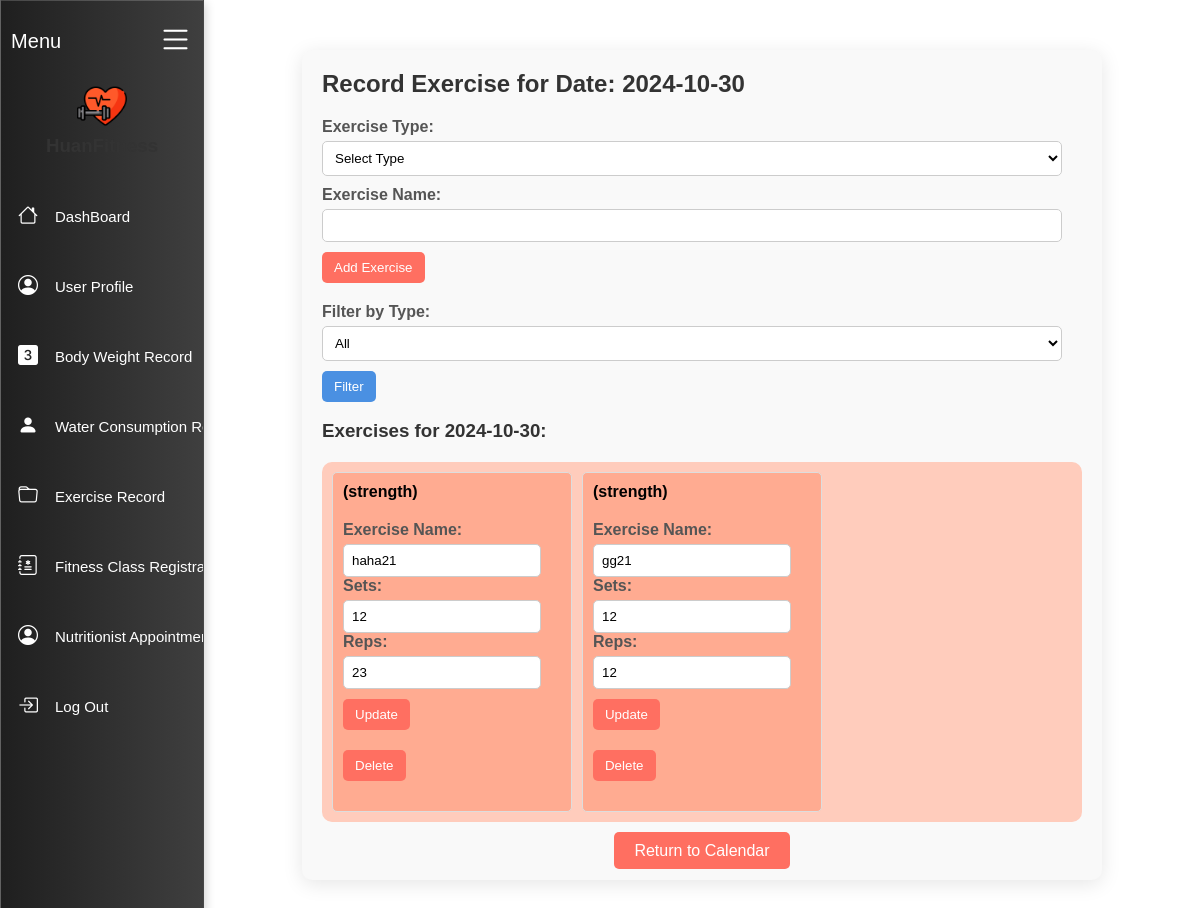
Page /record_exercise.php?date=2024-10-30 (signed in) on the committed database.
### tables this page shows
CREATE TABLE `exercises` (
  `id` int(11) NOT NULL,
  `user_id` int(11) DEFAULT NULL,
  `date` date NOT NULL,
  `type` enum('strength','cardio') NOT NULL,
  `name` varchar(100) NOT NULL,
  `sets` int(11) DEFAULT NULL,
  `reps` int(11) DEFAULT NULL,
  `minutes` int(11) DEFAULT NULL,
  `distance` decimal(5,2) DEFAULT NULL
);

### record_exercise.php (the view, shortened to what this page needs)
<?php
include 'db_conn.php';
$user_id = $_SESSION['user_id'];
$date = isset($_GET['date']) ? $_GET['date'] : date('Y-m-d');
?>
<!DOCTYPE html>
<html lang="en">
<head>
    <link rel="stylesheet" href="css/navBar.css">
    <link rel="stylesheet" href="css/record_exercise.css">
    <link rel="stylesheet" href="https://cdn.jsdelivr.net/npm/bootstrap-icons@1.10.5/font/bootstrap-icons.css">
</head>
<body class="record-exercise">
<div class="container add" id="container">
    <div class="brand">
        <h3>Menu</h3>
        <a href="#" id="toggle"><i class="bi bi-list"></i></a>
    </div>
    <div class="user">
        <img src="css/img/dumbbell.png" alt="">
        <div class="name">
            <h3>HuanFitness</h3>
        </div>
    </div>
    <div class="navbar">
        <ul>
            <li><a href="dashboard.php"><i class="bi bi-house"></i><span>DashBoard</span></a></li>
            <li><a href="user_profile.php"><i class="bi bi-person-circle"></i><span>User Profile</span></a></li>
            <li><a href="weight.php"><i class="bi bi-3-square-fill"></i><span>Body Weight Record</span></a></li>
            <li><a href="#"><i class="bi bi-person-fill"></i><span>Water Consumption Record</span></a></li>
            <li><a href="exercise_index.php"><i class="bi bi-folder"></i><span>Exercise Record</span></a></li>
            <li><a href="#"><i class="bi bi-journal-medical"></i><span>Fitness Class Registration</span></a></li>
            <li><a href="#"><i class="bi bi-person-circle"></i><span>Nutritionist Appointment</span></a></li>
            <li><a href="logout.php"><i class="bi bi-box-arrow-in-right"></i><span>Log Out</span></a></li>
        </ul>
    </div>
</div>
<div class="main-content">
    <div class="container1">
        <h2>Record Exercise for Date: <?= htmlspecialchars($date); ?></h2>
        <form method="POST" action="" class="exercise-form">
            <div class="form-group">
                <label for="type">Exercise Type:</label>
                <select name="type" id="type" required>
                    <option value="" disabled selected>Select Type</option>
                </select>
            </div>
            <div class="form-group">
                <label for="name">Exercise Name:</label>
                <input type="text" name="name" required>
            </div>
            <button type="submit">Add Exercise</button>
        </form>
<form method="GET" action="">
    <label for="exercise_type">Filter by Type:</label>
    <select name="exercise_type" id="exercise_type">
        <option value="">All</option>
    </select>
    <button type="submit" class="filter-btn">Filter</button>
</form>
        <br>
        <h3>Exercises for <?= htmlspecialchars($date); ?>:</h3>
        <div class="exercises-list">
            <?php
            $sql = "SELECT * FROM exercises WHERE user_id='$user_id' AND date = '$date'";
            $result = $conn->query($sql);
            if ($result->num_rows > 0):
                while ($row = $result->fetch_assoc()): ?>
                    <div class="exercise-item">
                        <p><strong>(<?= htmlspecialchars($row['type']); ?>)</strong></p>
                        <form method="POST" action="" class="edit-exercise-form">
                            <div class="edit-fields">
                                <label for="edit_name_<?= $row['id']; ?>">Exercise Name:</label>
                                <input type="text" name="name" id="edit_name_<?= $row['id']; ?>" class="ename" value="<?= htmlspecialchars($row['name']); ?>" required>
                                <?php if ($row['type'] == 'strength'): ?>
                                    <label for="edit_sets_<?= $row['id']; ?>">Sets:</label>
                                    <input type="number" name="sets" id="edit_sets_<?= $row['id']; ?>" class="ename" value="<?= htmlspecialchars($row['sets']); ?>" min="1">
                                    <label for="edit_reps_<?= $row['id']; ?>">Reps:</label>
                                    <input type="number" name="reps" id="edit_reps_<?= $row['id']; ?>" class="ename" value="<?= htmlspecialchars($row['reps']); ?>" min="1">
                                <?php endif; ?>
                            </div>
                            <button type="submit">Update</button>
                        </form>
                        <form method="POST" action="" class="delete-exercise-form">
                            <button type="submit" onclick="return confirm('Are you sure you want to delete this exercise?');">Delete</button>
                        </form>
                    </div>
                <?php endwhile; ?>
            <?php else: ?>
                <p>No exercises added for this date.</p>
            <?php endif; ?>
        </div>
        <div class="button-container">
            <a href="exercise_index.php" class="return-button">Return to Calendar</a>
        </div>
    </div>
</div>
</body>
</html>

### css/navBar.css (style rules this page uses)
:root { --primary-color: #fff; --navbar-background: #2c2c2c; --navbar-hover-background: rgba(255, 255, 255, 0.2); --text-color: #fff; }
* { margin: 0; padding: 0; box-sizing: border-box; font-family: 'Poppins', sans-serif; }
body { display: flex; width: 100%; height: 100%; align-items: center; justify-content: flex-start; background-repeat: no-repeat; background-position: center; background-size: cover; }
.container { display: flex; flex-direction: column; width: 17%; height: 100vh; align-items: center; background: linear-gradient(90deg, #1f1f1f, #3f3f3f); box-shadow: 0px 4px 10px 1px rgba(0, 0, 0, 0.2); overflow: hidden; transition: width 0.5s ease; backdrop-filter: blur(30px); -webkit-backdrop-filter: blur(3px); border: 1px solid rgba(255, 255, 255, 0.18); position: relative; }
.container .navbar ul { list-style-type: none; display: flex; flex-direction: column; height: auto; width: 100%; align-items: flex-start; justify-content: center; transition: width 0.5s ease; white-space: nowrap; }
.container .brand { display: flex; width: 90%; height: 40px; padding: 0 0px; margin: 20px 10px; align-items: center; justify-content: space-between; }
.container .brand h3 { font-weight: 500; font-size: 20px; color: var(--text-color); }
.container .brand a i { color: var(--primary-color); font-size: 35px; }
.container .navbar { display: flex; width: 100%; height: auto; margin: 20px 0; align-items: center; justify-content: center; }
.container .navbar ul li { height: 50px; width: 100%; margin: 10px 0; }
.container .navbar ul li a { display: flex; width: 100%; height: 100%; text-decoration: none; border-radius: 7px; align-items: center; justify-content: left; color: var(--text-color); transition: background 0.3s ease, color 0.3s ease; }
.container .navbar ul li a span { font-size: 15px; font-weight: 300; }
.container .navbar ul li a i { font-size: 20px; margin: 0 17px; }
.container .user { display: flex; flex-direction: column; gap: 4px; width: 100%; height: 80px; align-items: center; text-align: center; }
.container .user img { width: 50px; height: 50px; }
.container .user .name { display: flex; flex-direction: column; }
.main-content { flex-grow: 1; padding: 20px; overflow-y: auto; }

### css/record_exercise.css (style rules this page uses)
.container1 { max-width: 800px; margin: 20px auto; padding: 20px; background-color: #f9f9f9; border-radius: 10px; box-shadow: 0 4px 20px rgba(0, 0, 0, 0.1); height: calc(100vh - 100px); overflow-y: auto; }
h2, h3, h1 { color: #333; }
.exercise-form, .edit-exercise-form, .delete-exercise-form { margin: 20px 0; }
.form-group { margin-bottom: 10px; }
label { display: block; margin-bottom: 5px; font-weight: bold; color: #555; }
input[type="text"], input[type="number"], select { width: calc(100% - 20px); padding: 8px; border: 1px solid #ccc; border-radius: 5px; background-color: #fff; }
button { background-color: #FF6F61; color: white; border: none; padding: 8px 12px; border-radius: 5px; transition: background-color 0.3s, transform 0.2s; }
.exercises-list { display: flex; flex-wrap: wrap; margin-top: 20px; background-color: #FFCCBC; border-radius: 10px; padding: 5px; }
.exercise-item { padding: 10px; margin: 5px; border: 1px solid #ddd; border-radius: 5px; background-color: #FFAB91; flex: 0 1 calc(33.33% - 10px); box-sizing: border-box; transition: transform 0.2s; }
.edit-fields { display: flex; flex-direction: column; margin-bottom: 10px; }
.button-container { margin-top: 20px; text-align: center; }
.return-button { background-color: #FF6F61; color: white; padding: 10px 20px; border: none; border-radius: 5px; text-decoration: none; font-size: 1rem; transition: background-color 0.3s; }
.filter-btn { margin-top: 10px; background-color: #4A90E2; color: white; border: none; padding: 8px 12px; border-radius: 5px; transition: background-color 0.3s; }

### rows in the picture
exercises: type "strength", name "haha21", sets "12", reps "23"
exercises: type "strength", name "gg21", sets "12", reps "12"

### other values in the picture
$date "2024-10-30"
